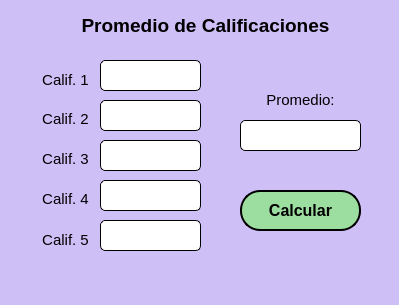
<?xml version="1.0" encoding="UTF-8"?>
<ui version="4.0">
 <class>MainWindow</class>
 <widget class="QMainWindow" name="MainWindow">
  <property name="geometry">
   <rect>
    <x>0</x>
    <y>0</y>
    <width>399</width>
    <height>305</height>
   </rect>
  </property>
  <property name="windowTitle">
   <string>MainWindow</string>
  </property>
  <property name="styleSheet">
   <string notr="true">background-color: rgb(207, 191, 247);</string>
  </property>
  <widget class="QWidget" name="centralwidget">
   <widget class="QLabel" name="label">
    <property name="geometry">
     <rect>
      <x>50</x>
      <y>10</y>
      <width>311</width>
      <height>31</height>
     </rect>
    </property>
    <property name="font">
     <font>
      <pointsize>11</pointsize>
     </font>
    </property>
    <property name="text">
     <string>&lt;html&gt;&lt;head/&gt;&lt;body&gt;&lt;p align=&quot;center&quot;&gt;&lt;span style=&quot; font-size:14pt; font-weight:600;&quot;&gt;Promedio de Calificaciones&lt;/span&gt;&lt;/p&gt;&lt;/body&gt;&lt;/html&gt;</string>
    </property>
   </widget>
   <widget class="QLabel" name="label_2">
    <property name="geometry">
     <rect>
      <x>40</x>
      <y>70</y>
      <width>51</width>
      <height>21</height>
     </rect>
    </property>
    <property name="font">
     <font>
      <family>MS Shell Dlg 2</family>
      <pointsize>11</pointsize>
     </font>
    </property>
    <property name="text">
     <string>&lt;html&gt;&lt;head/&gt;&lt;body&gt;&lt;p align=&quot;center&quot;&gt;&lt;span style=&quot; font-size:11pt;&quot;&gt;Calif. 1&lt;/span&gt;&lt;/p&gt;&lt;/body&gt;&lt;/html&gt;</string>
    </property>
   </widget>
   <widget class="QLabel" name="label_3">
    <property name="geometry">
     <rect>
      <x>40</x>
      <y>110</y>
      <width>51</width>
      <height>16</height>
     </rect>
    </property>
    <property name="font">
     <font>
      <pointsize>11</pointsize>
     </font>
    </property>
    <property name="text">
     <string>&lt;html&gt;&lt;head/&gt;&lt;body&gt;&lt;p align=&quot;center&quot;&gt;Calif. 2&lt;/p&gt;&lt;/body&gt;&lt;/html&gt;</string>
    </property>
   </widget>
   <widget class="QLabel" name="label_4">
    <property name="geometry">
     <rect>
      <x>40</x>
      <y>150</y>
      <width>51</width>
      <height>16</height>
     </rect>
    </property>
    <property name="text">
     <string>&lt;html&gt;&lt;head/&gt;&lt;body&gt;&lt;p align=&quot;center&quot;&gt;&lt;span style=&quot; font-size:11pt;&quot;&gt;Calif. 3&lt;/span&gt;&lt;/p&gt;&lt;/body&gt;&lt;/html&gt;</string>
    </property>
   </widget>
   <widget class="QLabel" name="label_5">
    <property name="geometry">
     <rect>
      <x>40</x>
      <y>190</y>
      <width>51</width>
      <height>16</height>
     </rect>
    </property>
    <property name="text">
     <string>&lt;html&gt;&lt;head/&gt;&lt;body&gt;&lt;p align=&quot;center&quot;&gt;&lt;span style=&quot; font-size:11pt;&quot;&gt;Calif. 4&lt;/span&gt;&lt;/p&gt;&lt;/body&gt;&lt;/html&gt;</string>
    </property>
   </widget>
   <widget class="QLabel" name="label_6">
    <property name="geometry">
     <rect>
      <x>40</x>
      <y>230</y>
      <width>51</width>
      <height>21</height>
     </rect>
    </property>
    <property name="text">
     <string>&lt;html&gt;&lt;head/&gt;&lt;body&gt;&lt;p align=&quot;center&quot;&gt;&lt;span style=&quot; font-size:11pt;&quot;&gt;Calif. 5&lt;/span&gt;&lt;/p&gt;&lt;/body&gt;&lt;/html&gt;</string>
    </property>
   </widget>
   <widget class="QLineEdit" name="txt_calif1">
    <property name="geometry">
     <rect>
      <x>100</x>
      <y>60</y>
      <width>101</width>
      <height>31</height>
     </rect>
    </property>
    <property name="font">
     <font>
      <family>Bahnschrift SemiLight SemiConde</family>
      <pointsize>11</pointsize>
     </font>
    </property>
    <property name="styleSheet">
     <string notr="true">background-color: rgb(255, 255, 255);
border: 1px solid black;
border-radius: 5px; </string>
    </property>
    <property name="alignment">
     <set>Qt::AlignCenter</set>
    </property>
   </widget>
   <widget class="QLineEdit" name="txt_calif2">
    <property name="geometry">
     <rect>
      <x>100</x>
      <y>100</y>
      <width>101</width>
      <height>31</height>
     </rect>
    </property>
    <property name="font">
     <font>
      <family>Bahnschrift SemiLight SemiConde</family>
      <pointsize>11</pointsize>
     </font>
    </property>
    <property name="styleSheet">
     <string notr="true">background-color: rgb(255, 255, 255);
border: 1px solid black;
border-radius: 5px; </string>
    </property>
    <property name="alignment">
     <set>Qt::AlignCenter</set>
    </property>
   </widget>
   <widget class="QLineEdit" name="txt_calif3">
    <property name="geometry">
     <rect>
      <x>100</x>
      <y>140</y>
      <width>101</width>
      <height>31</height>
     </rect>
    </property>
    <property name="font">
     <font>
      <family>Bahnschrift SemiLight SemiConde</family>
      <pointsize>11</pointsize>
     </font>
    </property>
    <property name="styleSheet">
     <string notr="true">background-color: rgb(255, 255, 255);
border: 1px solid black;
border-radius: 5px; </string>
    </property>
    <property name="alignment">
     <set>Qt::AlignCenter</set>
    </property>
   </widget>
   <widget class="QLineEdit" name="txt_calif4">
    <property name="geometry">
     <rect>
      <x>100</x>
      <y>180</y>
      <width>101</width>
      <height>31</height>
     </rect>
    </property>
    <property name="font">
     <font>
      <family>Bahnschrift SemiLight SemiConde</family>
      <pointsize>11</pointsize>
     </font>
    </property>
    <property name="styleSheet">
     <string notr="true">background-color: rgb(255, 255, 255);
border: 1px solid black;
border-radius: 5px; </string>
    </property>
    <property name="alignment">
     <set>Qt::AlignCenter</set>
    </property>
   </widget>
   <widget class="QLineEdit" name="txt_calif5">
    <property name="geometry">
     <rect>
      <x>100</x>
      <y>220</y>
      <width>101</width>
      <height>31</height>
     </rect>
    </property>
    <property name="font">
     <font>
      <family>Bahnschrift SemiLight SemiConde</family>
      <pointsize>11</pointsize>
     </font>
    </property>
    <property name="styleSheet">
     <string notr="true">background-color: rgb(255, 255, 255);
border: 1px solid black;
border-radius: 5px; </string>
    </property>
    <property name="alignment">
     <set>Qt::AlignCenter</set>
    </property>
   </widget>
   <widget class="QPushButton" name="btn_calcular">
    <property name="geometry">
     <rect>
      <x>240</x>
      <y>190</y>
      <width>121</width>
      <height>41</height>
     </rect>
    </property>
    <property name="font">
     <font>
      <pointsize>12</pointsize>
      <weight>75</weight>
      <bold>true</bold>
     </font>
    </property>
    <property name="styleSheet">
     <string notr="true">background-color: rgb(156, 222, 159);
border: 1.5px solid black;
border-radius : 20px;</string>
    </property>
    <property name="text">
     <string>Calcular</string>
    </property>
   </widget>
   <widget class="QLineEdit" name="txt_resultado">
    <property name="geometry">
     <rect>
      <x>240</x>
      <y>120</y>
      <width>121</width>
      <height>31</height>
     </rect>
    </property>
    <property name="font">
     <font>
      <family>Bahnschrift SemiLight SemiConde</family>
      <pointsize>11</pointsize>
     </font>
    </property>
    <property name="styleSheet">
     <string notr="true">background-color: rgb(255, 255, 255);
border: 1px solid black;
border-radius: 5px; </string>
    </property>
    <property name="alignment">
     <set>Qt::AlignCenter</set>
    </property>
   </widget>
   <widget class="QLabel" name="label_7">
    <property name="geometry">
     <rect>
      <x>240</x>
      <y>90</y>
      <width>121</width>
      <height>21</height>
     </rect>
    </property>
    <property name="font">
     <font>
      <family>MS Shell Dlg 2</family>
      <pointsize>11</pointsize>
     </font>
    </property>
    <property name="text">
     <string>&lt;html&gt;&lt;head/&gt;&lt;body&gt;&lt;p align=&quot;center&quot;&gt;Promedio:&lt;/p&gt;&lt;/body&gt;&lt;/html&gt;</string>
    </property>
   </widget>
  </widget>
  <widget class="QMenuBar" name="menubar">
   <property name="geometry">
    <rect>
     <x>0</x>
     <y>0</y>
     <width>399</width>
     <height>21</height>
    </rect>
   </property>
  </widget>
  <widget class="QStatusBar" name="statusbar"/>
 </widget>
 <resources/>
 <connections/>
</ui>
